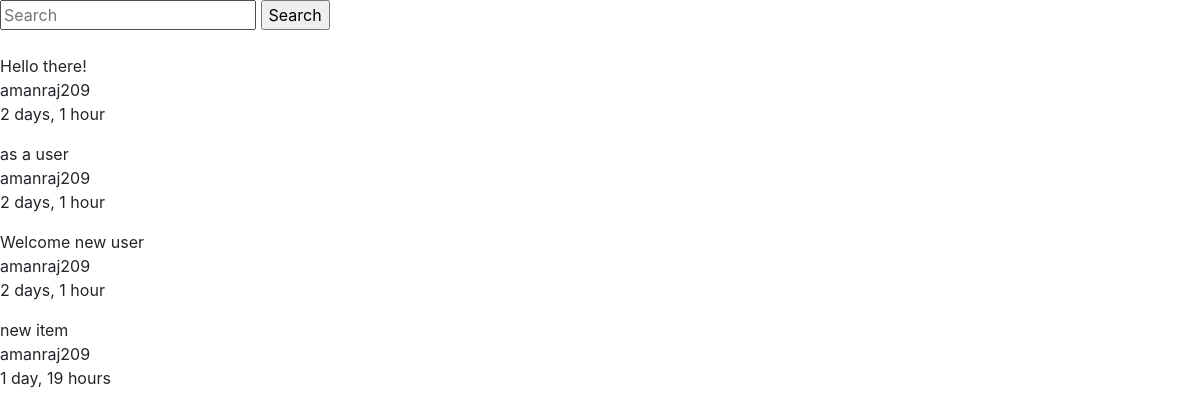
Page /tweet/ on the earlier database version.
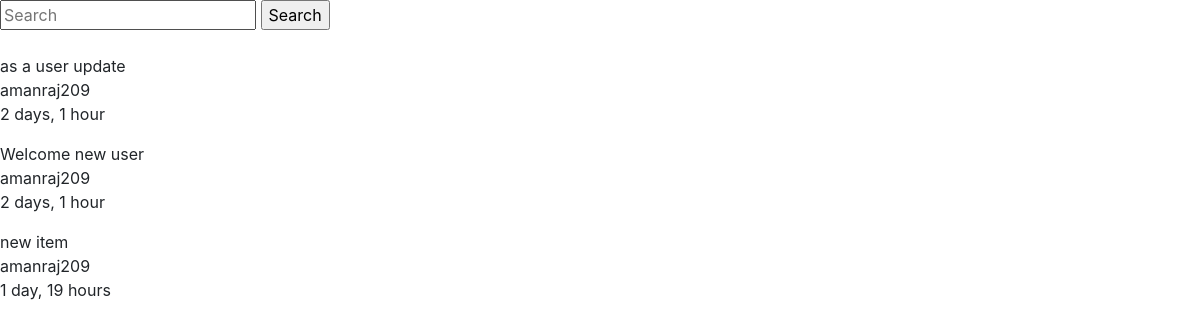
Same page on the later database version.
### tweets/models.py (models this page shows, shortened)
class Tweet(models.Model):
    user = models.ForeignKey(settings.AUTH_USER_MODEL, default=1)
    content = models.CharField(max_length=140, validators=[validate_content])
    updated = models.DateTimeField(auto_now=True)
    timestamp = models.DateTimeField(auto_now_add=True)

### tweets/views.py (the view)
class TweetListView(ListView):
    def get_queryset(self, *args, **kwargs):
        qs = Tweet.objects.all()
        query = self.request.GET.get('q', None)
        if query is not  None:
            qs = qs.filter(Q(content__icontains=query) | Q(user__username__icontains=query))
        return qs
    def get_context_data(self, *args, **kwargs):
        context = super(TweetListView, self).get_context_data(*args, **kwargs)
        return context

### tweets/templates/tweets/tweet_list.html
{% extends 'base.html' %}
{% block content %}
    {% include 'tweets/tweet_search_form.html' %}<br>
    {% for object in object_list %}
        <p>{{ object.content }}<br>
        {{ object.user }}<br>
        {{ object.timestamp|timesince }}<br></p>
        {% empty %}
        {% if request.GET.q %}
        <p>No tweets found.</p>
        {% else %}
        <p>No tweets yet.</p>
        {% endif %}
    {% endfor %}
{% endblock %}

### templates/base.html (shortened to what this page needs)
{% load static %}
<!doctype html>
<html lang="en">
<head>
    <link rel="stylesheet" href="{% static 'css/bootstrap.min.css' %}">
</head>
<body>
    {% block content %}
    {% endblock %}
</body>
</html>

### tweets/templates/tweets/tweet_search_form.html
{% extends 'base.html' %}
{% block content %}
    <form action="{% url 'tweet:list' %}" method="get">
        <input type="text" name="q" placeholder="Search" value="{{ request.GET.q }}">
        <input type="submit" value="Search">
    </form>
{% endblock %}

Differences in the rows shown:
removed Tweet: content "Hello there!", user "amanraj209", timestamp "2 days, 1 hour"
changed Tweet: content "as a user" → "as a user update"
